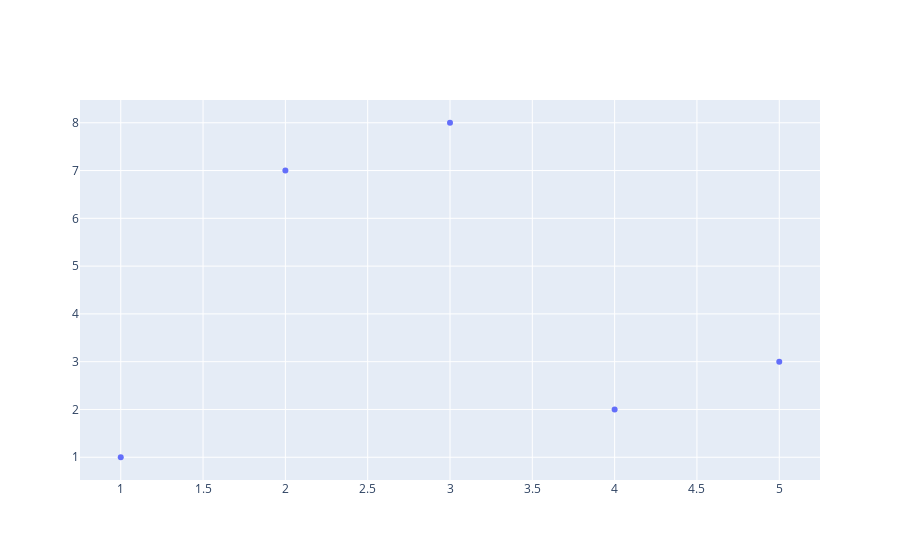

Notebook source saved alongside this figure:
### Code cell
fig = go.Figure()
fig.add_trace(go.Scatter(x=[1,2,3,4,5],y=[1,7,8,2,3],mode='markers'))

### Figure 1 — Plotly figure (JSON) as saved in the notebook; plotly's stock layout.template omitted (floating-point values rounded to 4 significant figures)
{"data": [{"mode": "markers", "type": "scatter", "x": [1, 2, 3, 4, 5], "y": [1, 7, 8, 2, 3]}], "layout": {}}
